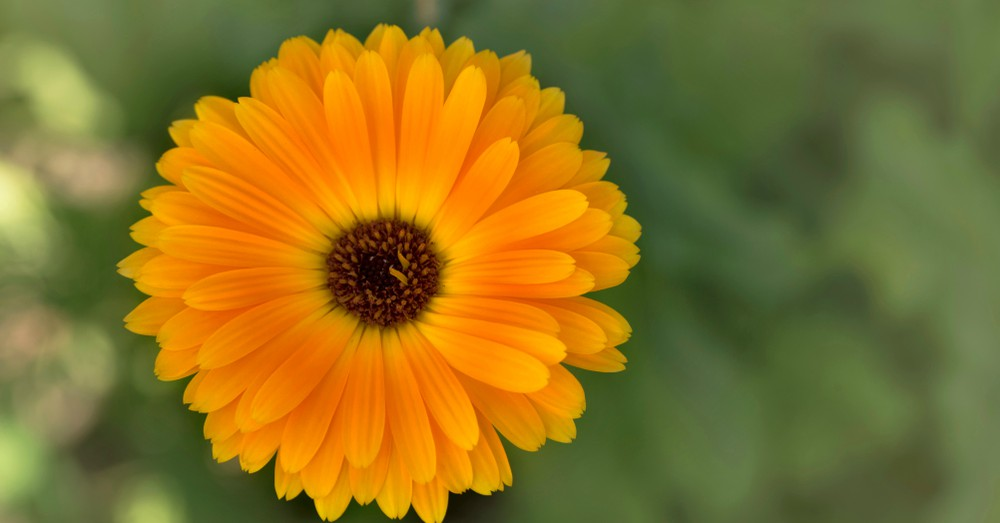
#> input picture flor.jpg, 1000 x 523 px
$ python EscalaGris.py
#> lines starting #> are read from the running program, lines starting #| are printed output that depends on the picture
from matplotlib import pyplot as plt
import matplotlib.image as mpimg

img = mpimg.imread('flor.jpg')
#> img is the input picture: shape (523, 1000, 3); mean R, G, B 137.7, 114.2, 37.7

R, G, B = img[:,:,0], img[:,:,1], img[:,:,2]
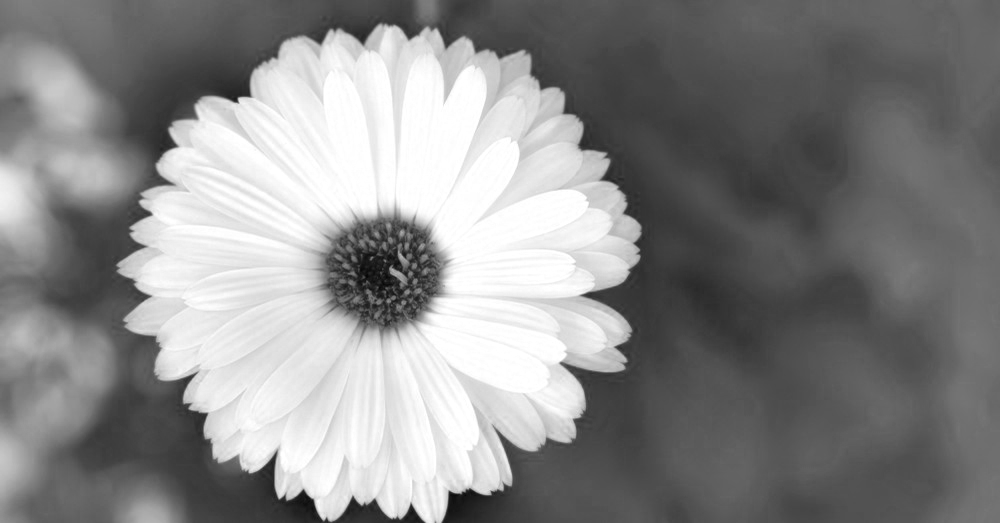
#> R: shape (523, 1000); min 6, max 255, mean 137.7
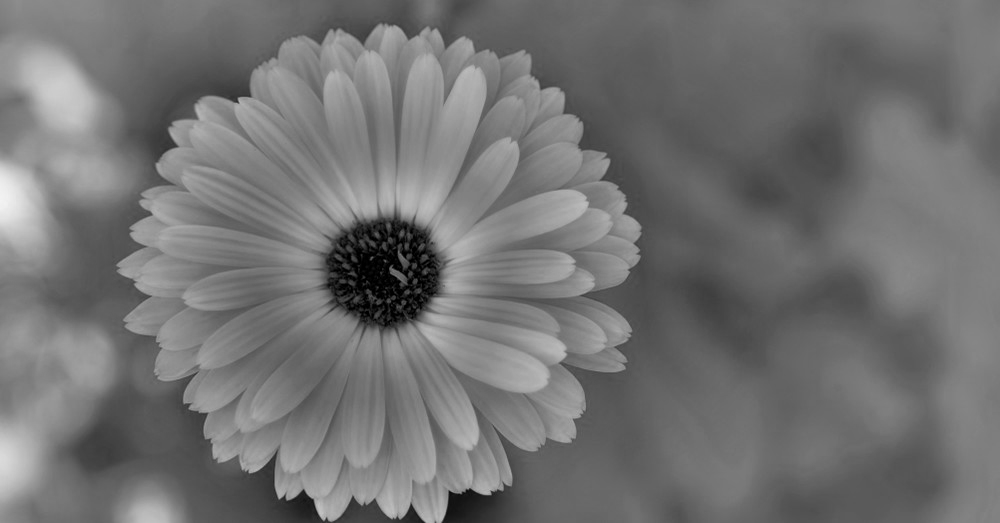
#> G: shape (523, 1000); min 0, max 243, mean 114.2
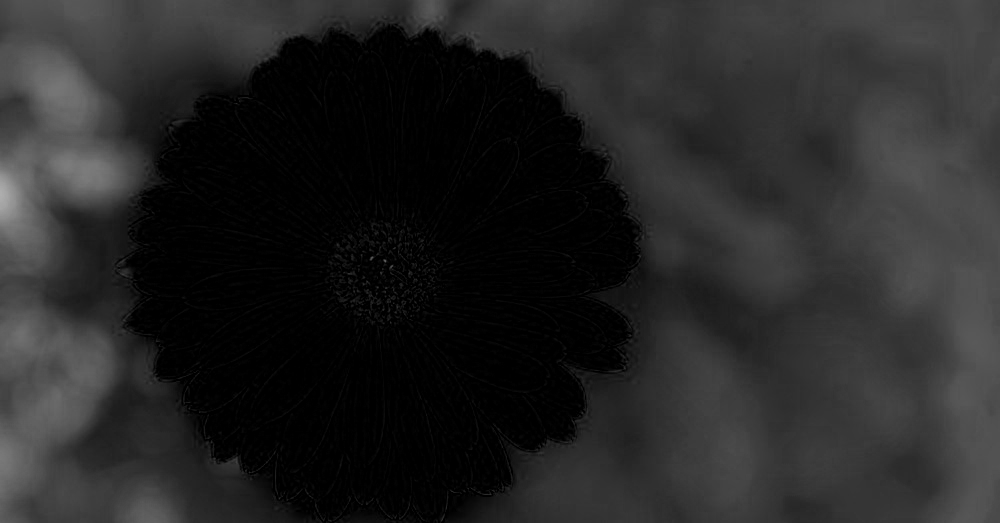
#> B: shape (523, 1000); min 0, max 174, mean 37.7
imgGray = 0.2989 * R + 0.5870 * G + 0.1140 * B
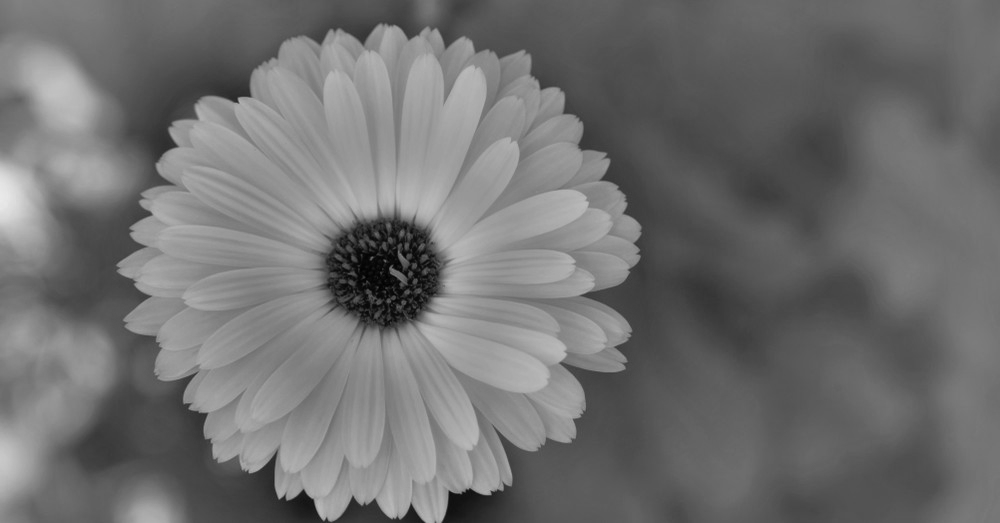
#> imgGray: shape (523, 1000) float64; min 1.79, max 234.1, mean 112.5
plt.imshow(imgGray, cmap='gray')
plt.show()
  ###### código a partir de https://www.delftstack.com/es/howto/python/convert-image-to-grayscale-python/####
